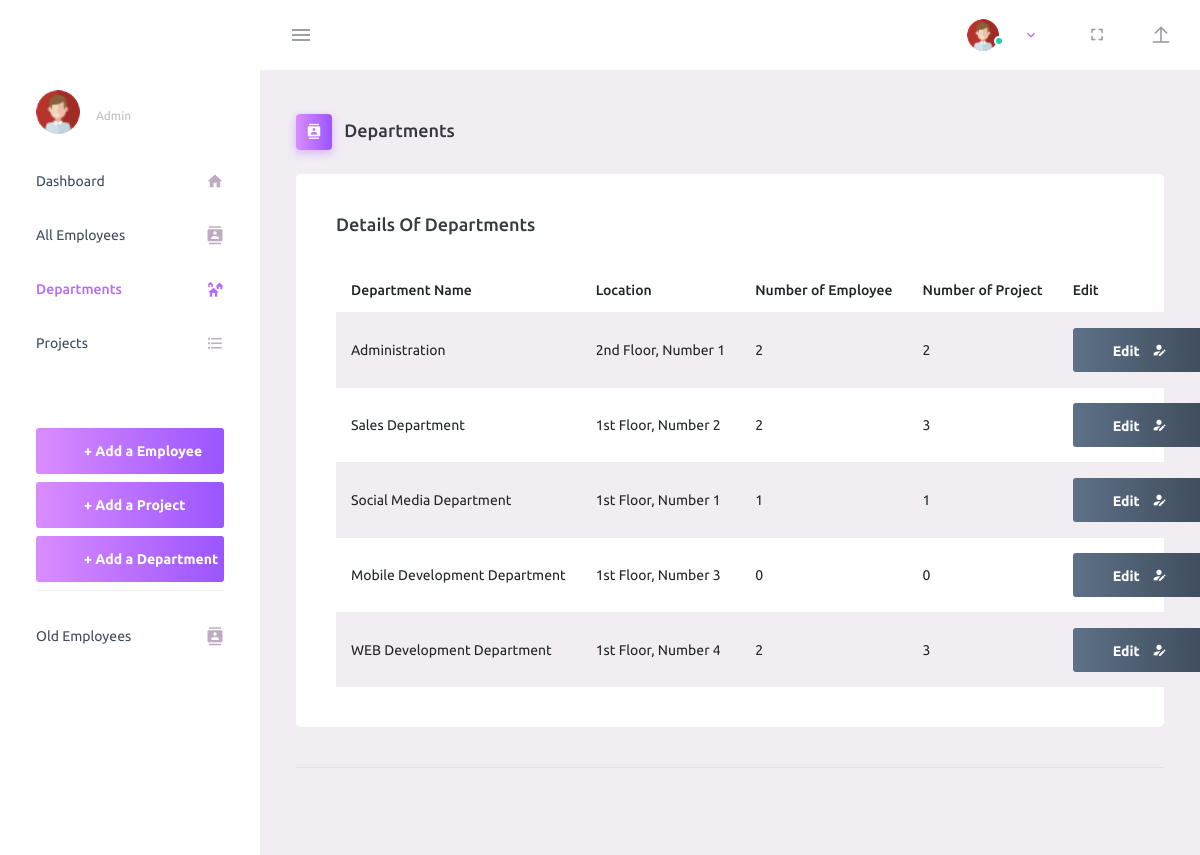
The page /department.php on the database its author committed.
### tables this page shows
CREATE TABLE `department` (
  `DepartmentId` int(11) NOT NULL,
  `DeptName` varchar(40) NOT NULL,
  `Location` varchar(55) NOT NULL
);

### department.php (the view, shortened to what this page needs)
<?php include "db_conn.php";
 ?>
<html lang="en">
<head>
  <link rel="stylesheet" href="assets/vendors/mdi/css/materialdesignicons.min.css">
  <link rel="stylesheet" href="assets/vendors/css/vendor.bundle.base.css">
  <link rel="stylesheet" href="assets/css/style.css">
</head>
<body>
  <div class="container-scroller">
    <?php include "nav.php" ?>
    <div class="container-fluid page-body-wrapper">
      <?php include "sidebar.php" ?>
      <div class="main-panel">
        <div class="content-wrapper">
          <div class="page-header">
            <h3 class="page-title">
              <span class="page-title-icon bg-gradient-primary text-white mr-2">
                <i class="mdi mdi-contacts"></i>
              </span> Departments
            </h3>
          </div>
          <div class="row" style="margin-top:2%;">
            <div class="col-lg-12 grid-margin stretch-card">
              <div class="card">
                <div class="card-body">
                  <h4 class="card-title">Details of Departments</h4>
                  <div class="row">
                  </div>
                  <table class="table table-striped">
                    <thead>
                      <tr>
                        <th> Department Name </th>
                        <th> Location </th>
                        <th> Number of Employee </th>
                        <th> Number of Project </th>
                        <th> Edit </th>
                      </tr>
                    </thead>
                    <tbody>
                      <?php $ret=mysqli_query($conn,"select * from department");
                  while($row=mysqli_fetch_array($ret))
                  {
                    $qry=mysqli_query($conn,"SELECT DepartmentId FROM project WHERE DepartmentId = $row[DepartmentId]");
                    $noproj = mysqli_num_rows($qry);
                    $qry1=mysqli_query($conn,"SELECT DepartmentId FROM employee WHERE DepartmentId = $row[DepartmentId]");
                    $noemployee = mysqli_num_rows($qry1);
                    ?>
                      <tr>
                          <td><?php echo $row['DeptName'];?></td>
                          <td><?php echo $row['Location'];?></td>
                          <td><?php echo $noemployee;?></td>
                          <td><?php echo $noproj;?></td>
                          <td>
                            <a href="department_update.php?id=<?php echo $row['DepartmentId'];?>">
                             <button type="button" class="btn btn-gradient-dark btn-icon-text"> Edit <i class="mdi mdi-account-edit btn-icon-append"></i>
                               </button></a>
                          </td>
                      </tr>
                    <?php } ?>
                    </tbody>
                  </table>
                </div>
              </div>
            </div>
          </div>
          <footer class="footer">
          </footer>
        </div>
      </div>
    </div>
</body>
</html>

### rows shown on the page
department: DeptName "Administration", Location "2nd Floor, Number 1", noemployee "2", noproj "2"
department: DeptName "Sales Department", Location "1st Floor, Number 2", noemployee "2", noproj "3"
department: DeptName "Social Media Department", Location "1st Floor, Number 1", noemployee "1", noproj "1"
department: DeptName "Mobile Development Department", Location "1st Floor, Number 3", noemployee "0", noproj "0"
department: DeptName "WEB Development Department", Location "1st Floor, Number 4", noemployee "2", noproj "3"
